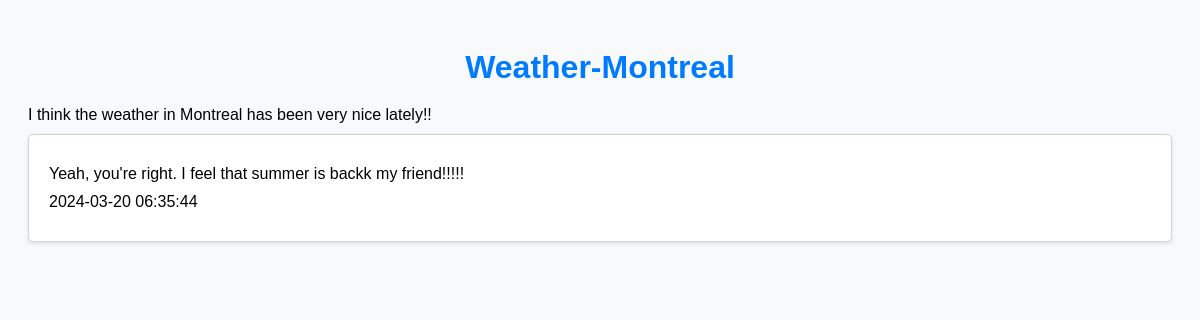
/Publication/viewPublicationComments/61, run on the app's committed database.
### tables this page shows
CREATE TABLE `publication` (
  `publication_id` int(11) NOT NULL,
  `profile_id` int(11) NOT NULL,
  `publication_title` varchar(255) NOT NULL,
  `publication_text` text NOT NULL,
  `timestamp` timestamp NOT NULL DEFAULT current_timestamp(),
  `publication_status` enum('public','private') NOT NULL DEFAULT 'public'
);

CREATE TABLE `publication_comment` (
  `publication_comment_id` int(11) NOT NULL,
  `publication_id` int(11) NOT NULL,
  `timestamp` timestamp NOT NULL DEFAULT current_timestamp(),
  `profile_id` int(11) NOT NULL,
  `comment_text` varchar(255) NOT NULL
);

### app/core/Controller.php (called while the page is built, shortened)
<?php
class Controller
{
	function view($name, $data = null)
	{
		include ('app/views/' . $name . '.php');
	}
}

### app/controllers/Comment.php (called while the page is built, shortened)
<?php
class Comment extends \app\core\Controller
{
    public function viewPublicationComments($publication_id)
    {
        $publicationModel = new \app\models\Publication();
        $publication = $publicationModel->getById($publication_id);
        $commentModel = new \app\models\PublicationComment();
        $comments = $commentModel->getAllByPublicationId($publication_id);
        $data = [
            'publication' => $publication,
            'comments' => $comments
        ];
        $this->view('Comment/viewPublicationComments', $data);
    }
}

### app/core/App.php (called while the page is built, shortened)
<?php
class App
{
    private $routes = [];
    public function addRoute($url, $handler)
    {
        $url = preg_replace('/{([^\/]+)}/', '(?<$1>[^\/]+)', $url);
        $this->routes[$url] = $handler;
    }
    public function resolve($url)
    {
        $matches = [];
        foreach ($this->routes as $routePattern => $controllerMethod) {
            if (preg_match("#^$routePattern$#", $url, $matches)) {
                $namedParams = array_filter(
                    $matches,
                    function ($key) {
                        return !is_numeric($key);
                    }
                    ,
                    ARRAY_FILTER_USE_KEY
                );
                return [$controllerMethod, $namedParams];
            }
        }
        return false;
    }
    function __construct()
    {
        $url = $_GET['url'];
        [$controllerMethod, $namedParams] = $this->resolve($url);
        [$controller, $method] = explode(',', $controllerMethod);
        $controllerInstance = new $controller();
        call_user_func_array([$controllerInstance, $method], $namedParams);
    }
}

### index.php (called while the page is built, shortened)
<?php
new App();

### app/core/autoload.php (called while the page is built, shortened)
<?php
spl_autoload_register(
    function ($class_name) {
        $class_name = str_replace('\\', DIRECTORY_SEPARATOR, $class_name);
        if (file_exists($class_name . '.php')) {
            return true;
        } else {
            return false;
        }
    }
);

### app/core/Model.php (called while the page is built, shortened)
<?php
class Model
{
	public function __construct()
	{
		$host = 'localhost';
		$dbname = 'ecommerce';
		$user = 'root';
		$pass = '';
	}
}

### app/models/Publication.php (called while the page is built, shortened)
<?php
class Publication extends \app\core\Model
{
    public function getById($publication_id)
    {
        $SQL = 'SELECT * FROM publication WHERE publication_id = :publication_id';
        $STMT = self::$_conn->prepare($SQL);
        $STMT->execute(['publication_id' => $publication_id]);
        $STMT->setFetchMode(PDO::FETCH_CLASS, 'app\models\Publication');
        return $STMT->fetch();
    }
}

### app/models/PublicationComment.php (called while the page is built, shortened)
<?php
class PublicationComment extends \app\core\Model
{
    public function getAllByPublicationId($publication_id)
    {
        $SQL = 'SELECT * FROM publication_comment WHERE publication_id = :publication_id';
        $STMT = self::$_conn->prepare($SQL);
        $STMT->execute(['publication_id' => $publication_id]);
        $STMT->setFetchMode(PDO::FETCH_CLASS, 'app\models\PublicationComment');
        return $STMT->fetchAll();
    }
}

### app/views/Comment/viewPublicationComments.php (the view, shortened to what this page needs)
<!DOCTYPE html>
<head>
    <link rel="stylesheet" href="/app/commentStyles.css">
</head>
<body>
    <h1>
        <?php echo $publication->publication_title; ?>
    </h1>
    <p>
        <?php echo $publication->publication_text; ?>
    </p>
    <?php foreach ($comments as $comment): ?>
        <div class="comment">
            <p>
                <?php echo $comment->comment_text; ?>
            </p>
            <p>
                <?php echo $comment->timestamp; ?>
            </p>
        </div>
    <?php endforeach; ?>
</body>
</html>

### app/commentStyles.css (style rules this page uses)
body { background-color: #f8f9fa; font-family: Arial, sans-serif; padding: 20px; }
h1 { color: #007bff; text-align: center; margin-bottom: 20px; }
.comment { background-color: #fff; border: 1px solid #ced4da; border-radius: 5px; padding: 20px; box-shadow: 0 2px 4px rgba(0, 0, 0, 0.1); margin-bottom: 20px; }
p { margin: 10px 0; }

### data on the page
publication: publication_title "Weather-Montreal", publication_text "I think the weather in Montreal has been very nice lately!!"
publication_comment: comment_text "Yeah, you're right. I feel that summer is backk my friend!!!!!", timestamp "2024-03-20 06:35:44"
